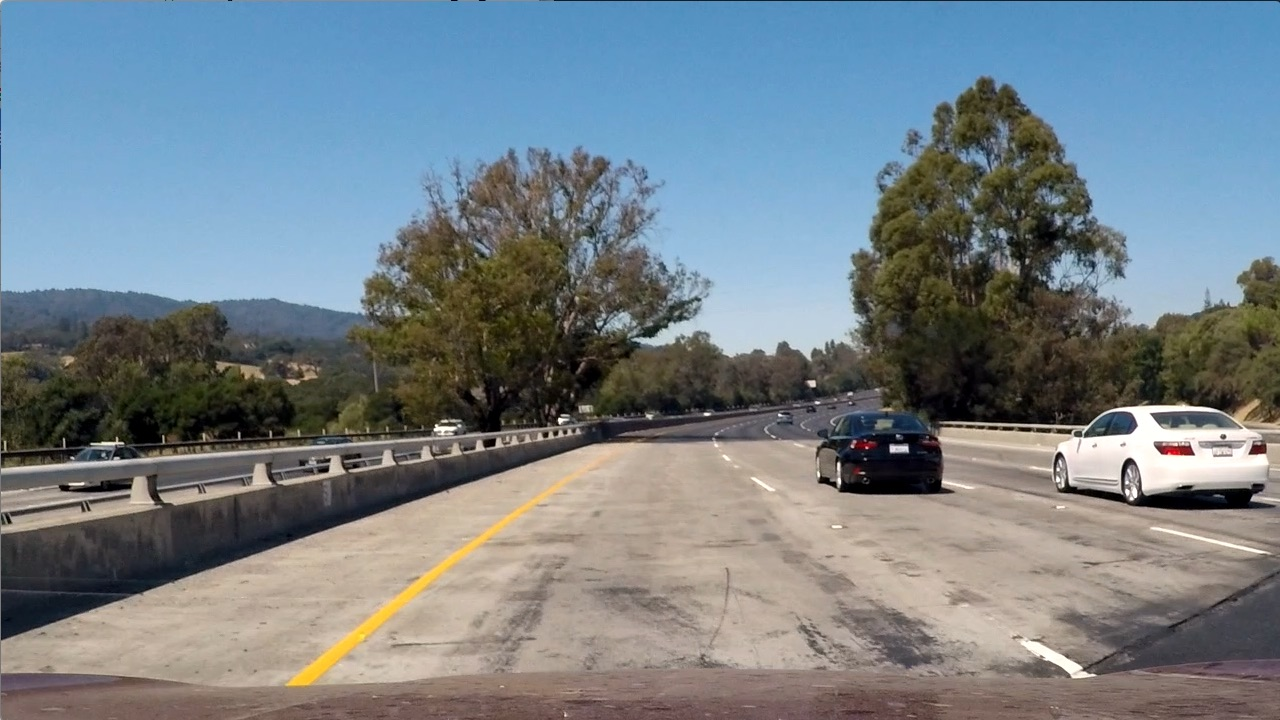
#> input picture test_images/test1.jpg, 1280 x 720 px; its folder holds only this picture in this run
$ python pipeline.py   (older library calls are emulated)
#> lines starting #> are read from the running program, lines starting #| are printed output that depends on the picture
### camera_calibration.py
import argparse
import glob
import os
import pickle

import cv2
import matplotlib.pyplot as plt
import matplotlib
matplotlib.use("Qt5Agg")
import numpy as np

IMAGE_SHAPE_X = 1200
IMAGE_SHAPE_Y = 720
NUM_X_CORNERS = 9
NUM_Y_CORNERS = 6

# [45 lines left out: function calibrate_camera, not called in this run]


def undistort_image(img, params):
    mtx = params['mtx']
    dist = params['dist']
    image = cv2.undistort(img, mtx, dist, None, mtx)
    return image


# [5 lines left out: function save_calibration_data, not called in this run]


def load_calibration_data():
    params = pickle.load(open("./calibration.p", mode="rb"))
    return params


# [19 lines left out: function show_undistort, not called in this run]


# [11 lines that do not run on import are left out]

### perspective_transform.py
import argparse
import glob
import os

import cv2
import matplotlib.pyplot as plt
import numpy as np
import camera_calibration


def create_warp_mapping(img):
    """
    Creates source and destination coordinates for
    perspective transformation operation
    """
    img_shape = img.shape

    mid_vertical = img_shape[0] / 2
    mid_horizontal = img_shape[1] / 2

    mid_vertical_offset = 100
    bottom_vertical_offset = 30
    mid_horizontal_offset = 110
    bottom_horizontal_offset = 90

    middle_left = [(mid_horizontal - mid_horizontal_offset),
                   (mid_vertical + mid_vertical_offset)]
    middle_right = [(mid_horizontal + mid_horizontal_offset),
                    (mid_vertical + mid_vertical_offset)]
    bottom_left = [bottom_horizontal_offset,
                   (img_shape[0] - bottom_vertical_offset)]
    bottom_right = [(img_shape[1] - bottom_horizontal_offset),
                    (img_shape[0] - bottom_vertical_offset)]

    src = np.float32([middle_right, bottom_right, bottom_left, middle_left])
    dst = np.float32([[img_shape[1], 0], [img_shape[1], img_shape[0]], [0, img_shape[0]], [0, 0]])

    return src, dst


def apply_transform(img):
    """
    Calculates perspective transform matrix and warps the image
    """
    img_shape = (img.shape[1], img.shape[0])
    src, dst = create_warp_mapping(img)

    # Given src and dst points, calculate the perspective transform matrix
    M = cv2.getPerspectiveTransform(src, dst)

    # Calculate the inverse perspective transform
    Minv = cv2.getPerspectiveTransform(dst, src)

    # Warp the image using OpenCV warpPerspective()
    warped = cv2.warpPerspective(img, M, img_shape, flags=cv2.INTER_AREA)

    return warped, M, Minv


# [32 lines left out: function show_warp, not called in this run]


# [10 lines that do not run on import are left out]

### thresholding.py
import argparse
import glob
import os

import cv2
import matplotlib.image as mpimg
import matplotlib.pyplot as plt
import numpy as np

import camera_calibration
import perspective_transform


def abs_sobel_thresh(img, orient='x', thresh=(0, 255)):
    """
    Applies Sobel x or y, then takes an absolute
    value and applies a threshold.
    """
    # Convert to grayscale
    img = cv2.cvtColor(img, cv2.COLOR_RGB2GRAY)

    # Apply x or y gradient with the OpenCV Sobel() function and take the absolute value
    if orient == 'x':
        abs_sobel = np.absolute(cv2.Sobel(img, cv2.CV_64F, 1, 0))
    if orient == 'y':
        abs_sobel = np.absolute(cv2.Sobel(img, cv2.CV_64F, 0, 1))

    # Rescale to 8 bit integer
    scaled_sobel = np.uint8(255 * abs_sobel / np.max(abs_sobel))

    # Create a copy and apply the threshold
    binary_output = np.zeros_like(scaled_sobel)
    binary_output[(scaled_sobel >= thresh[0]) & (scaled_sobel <= thresh[1])] = 1

    # Return the binary image
    return binary_output


# [48 lines left out: functions mag_thresh, dir_threshold, not called in this run]


def color_threshold(img, hls_thresh=(0, 255), hsv_thresh=(0, 255)):
    hls = cv2.cvtColor(img, cv2.COLOR_RGB2HLS)
    s_channel = hls[:, :, 2]
    s_binary = np.zeros_like(s_channel)
    s_binary[(s_channel >= hls_thresh[0]) & (s_channel <= hls_thresh[1])] = 1

    hsv = cv2.cvtColor(img, cv2.COLOR_RGB2HSV)
    v_channel = hsv[:, :, 2]
    v_binary = np.zeros_like(v_channel)
    v_binary[(v_channel >= hsv_thresh[0]) & (v_channel <= hsv_thresh[1])] = 1

    output = np.zeros_like(s_channel)
    output[(s_binary == 1) & (v_binary == 1)] = 1
    return output


def gaussian_blur(img, kernel=5):
    blur = cv2.GaussianBlur(img, (kernel, kernel), 0)
    return blur


def process_imaging(img):
    """
    Run the sobel and color threshold functions with bitwise mapping,
    then returns gaussian blur of the result
    """
    sobel_x = abs_sobel_thresh(img, orient='x', thresh=(35, 255))
    sobel_y = abs_sobel_thresh(img, orient='y', thresh=(15, 255))
    sobel_binary = cv2.bitwise_and(sobel_x, sobel_y)

    color_binary = color_threshold(img, hls_thresh=(150, 255), hsv_thresh=(200, 255))

    processed_image = cv2.bitwise_or(sobel_binary, color_binary)

    processed_image = gaussian_blur(processed_image, kernel=9)

    return processed_image


# [25 lines left out: function show_imaging, not called in this run]


# [10 lines that do not run on import are left out]

### lane_localization.py
import argparse
import glob
import os
import pickle

import cv2
import matplotlib.pyplot as plt
import matplotlib.image as mpimg
import matplotlib.pyplot as plt
import numpy as np
import glob

import camera_calibration
import perspective_transform
import thresholding


# [15 lines left out: function get_binary_warped, not called in this run]


def histogram(binary_warped):
    # Take a histogram of the bottom half of
    # the binary warped image
    histogram = np.sum(binary_warped[int(binary_warped.shape[0] * 0.5):,:], axis=0)

    # Create an output image to draw on and visualize the result
    out_img = np.dstack((binary_warped, binary_warped, binary_warped))

    # Find the peak of the left and right halves of the histogram
    # These will be the starting point for the left and right lines
    midpoint = np.int(histogram.shape[0] / 2)
    leftx_base = np.argmax(histogram[:midpoint])
    rightx_base = np.argmax(histogram[midpoint:]) + midpoint

    # HYPERPARAMETERS
    # Choose the number of sliding windows
    nwindows = 9

    # Set height of windows
    window_height = np.int(binary_warped.shape[0] / nwindows)

    # Identify the x and y positions of all nonzero pixels in the image
    nonzero = binary_warped.nonzero()
    nonzeroy = np.array(nonzero[0])
    nonzerox = np.array(nonzero[1])

    # Current positions to be updated for each window
    leftx_current = leftx_base
    rightx_current = rightx_base

    # Set the width of the windows +/- margin
    margin = 100

    # Set minimum number of pixels found to recenter window
    minpix = 50

    # Create empty lists to receive left and right lane pixel indices
    left_lane_inds = []
    right_lane_inds = []

    for window in range(nwindows):
        # Identify window boundaries in x and y (and right and left)
        win_y_low = binary_warped.shape[0] - (window + 1) * window_height
        win_y_high = binary_warped.shape[0] - window * window_height
        win_xleft_low = leftx_current - margin
        win_xleft_high = leftx_current + margin
        win_xright_low = rightx_current - margin
        win_xright_high = rightx_current + margin

        # Draw the windows on the visualization image
        cv2.rectangle(out_img, (win_xleft_low, win_y_low), (win_xleft_high, win_y_high), (0, 255, 0), 2)
        cv2.rectangle(out_img, (win_xright_low, win_y_low), (win_xright_high, win_y_high), (0, 255, 0), 2)

        # Identify the nonzero pixels in x and y within the window
        good_left_inds = ((nonzeroy >= win_y_low) & (nonzeroy < win_y_high) & (nonzerox >= win_xleft_low) & (
            nonzerox < win_xleft_high)).nonzero()[0]
        good_right_inds = ((nonzeroy >= win_y_low) & (nonzeroy < win_y_high) & (nonzerox >= win_xright_low) & (
            nonzerox < win_xright_high)).nonzero()[0]

        # Append these indices to the lists
        left_lane_inds.append(good_left_inds)
        right_lane_inds.append(good_right_inds)

        # If you found > minpix pixels, recenter next window on their mean position
        if len(good_left_inds) > minpix:
            leftx_current = np.int(np.mean(nonzerox[good_left_inds]))
        if len(good_right_inds) > minpix:
            rightx_current = np.int(np.mean(nonzerox[good_right_inds]))

    # Concatenate the arrays of indices
    left_lane_inds = np.concatenate(left_lane_inds)
    right_lane_inds = np.concatenate(right_lane_inds)

    # Extract left and right line pixel positions
    leftx = nonzerox[left_lane_inds]
    lefty = nonzeroy[left_lane_inds]
    rightx = nonzerox[right_lane_inds]
    righty = nonzeroy[right_lane_inds]

     # Fit a second order polynomial to each
    left_fit = np.polyfit(lefty, leftx, 2)
    right_fit = np.polyfit(righty, rightx, 2)

    # Colors in the left and right lane regions
    out_img[lefty, leftx] = [255, 0, 0]
    out_img[righty, rightx] = [0, 0, 255]

    return out_img, left_fit, right_fit


def find_lane_lines(binary_warped, left_fit, right_fit):
    # the +/- margin of our polynomial function
    margin = 25

    # Grab activated pixels
    nonzero = binary_warped.nonzero()
    nonzeroy = np.array(nonzero[0])
    nonzerox = np.array(nonzero[1])

    # Set the area of search based on activated x-values
    left_lane_inds = ((nonzerox > (left_fit[0] * (nonzeroy ** 2) + \
                       left_fit[1] * nonzeroy + left_fit[2] - margin)) &
                      (nonzerox < (left_fit[0] * (nonzeroy ** 2) + \
                       left_fit[1] * nonzeroy + left_fit[2] + margin)))
    right_lane_inds = ((nonzerox > (right_fit[0] * (nonzeroy ** 2) + \
                        right_fit[1] * nonzeroy + right_fit[2] - margin)) &
                       (nonzerox < (right_fit[0] * (nonzeroy ** 2) + \
                        right_fit[1] * nonzeroy + right_fit[2] + margin)))

    # Again, extract left and right line pixel positions
    leftx = nonzerox[left_lane_inds]
    lefty = nonzeroy[left_lane_inds]
    rightx = nonzerox[right_lane_inds]
    righty = nonzeroy[right_lane_inds]

    # Fit a second order polynomial to each
    left_fit = np.polyfit(lefty, leftx, 2)
    right_fit = np.polyfit(righty, rightx, 2)

    # Generate x and y values for plotting and calculate curvature
    ploty = np.linspace(0, binary_warped.shape[0] - 1, binary_warped.shape[0])
    left_fitx = left_fit[0] * ploty ** 2 + left_fit[1] * ploty + left_fit[2]
    right_fitx = right_fit[0] * ploty ** 2 + right_fit[1] * ploty + right_fit[2]

    # Calculate curvature
    left_curverad, right_curverad = calculate_curvature(ploty, left_fitx, right_fitx)

    # Calculate car position
    car_pos = calculate_car_position(binary_warped, ploty, left_fit, right_fit)

    # Create an output image to draw on and visualize the result
    out_img = np.dstack((binary_warped, binary_warped, binary_warped)) * 255

    # Color in left and right line pixels
    out_img[nonzeroy[left_lane_inds], nonzerox[left_lane_inds]] = [255, 0, 0]
    out_img[nonzeroy[right_lane_inds], nonzerox[right_lane_inds]] = [0, 0, 255]

    # Generate a polygon to illustrate the search window area
    # And recast the x and y points into usable format for cv2.fillPoly()
    left_line_window1 = np.array([np.transpose(np.vstack([left_fitx - margin, ploty]))])
    left_line_window2 = np.array([np.transpose(np.vstack([left_fitx + margin, ploty]))])
    left_line_pts = np.hstack((left_line_window1, left_line_window2))

    right_line_window1 = np.array([np.transpose(np.vstack([right_fitx - margin, ploty]))])
    right_line_window2 = np.array([np.flipud(np.transpose(np.vstack([right_fitx + margin, ploty])))])
    right_line_pts = np.hstack((right_line_window1, right_line_window2))

    # Draw the lane lines onto the warped blank image
    cv2.fillPoly(out_img, np.int_([left_line_pts]), (255, 0, 0))
    cv2.fillPoly(out_img, np.int_([right_line_pts]), (0, 0, 255))

    # Recast the x and y points into usable format for cv2.fillPoly()
    pts_left = np.array([np.transpose(np.vstack([left_fitx, ploty]))])
    pts_right = np.array([np.flipud(np.transpose(np.vstack([right_fitx, ploty])))])
    pts = np.hstack((pts_left, pts_right))

    # Draw the lane onto the warped blank image
    cv2.fillPoly(out_img, np.int_([pts]), (0, 255, 0))

    return out_img, left_curverad, right_curverad, car_pos


def calculate_curvature(ploty, left_fitx, right_fitx):
    # Define conversions in x and y from pixels space to meters
    ym_per_pix = 30/720 # meters per pixel in y dimension
    xm_per_pix = 3.7/700 # meters per pixel in x dimension

    # Fit a second order polynomial to pixel positions in each fake lane line
    # Fit new polynomials to x,y in world space
    left_fit_cr = np.polyfit(ploty * ym_per_pix, left_fitx * xm_per_pix, 2)
    right_fit_cr = np.polyfit(ploty * ym_per_pix, right_fitx * xm_per_pix, 2)

    # Define y-value where we want radius of curvature
    # We'll choose the maximum y-value, corresponding to the bottom of the image
    y_eval = np.max(ploty)

    # Calculation of R_curve (radius of curvature)
    left_curverad = ((1 + (2*left_fit_cr[0]*y_eval*ym_per_pix + left_fit_cr[1])**2)**1.5) / np.absolute(2*left_fit_cr[0])
    right_curverad = ((1 + (2*right_fit_cr[0]*y_eval*ym_per_pix + right_fit_cr[1])**2)**1.5) / np.absolute(2*right_fit_cr[0])

    return left_curverad, right_curverad

def calculate_car_position(img, ploty, left_fit, right_fit):
    xm_per_pix = 3.7/700 # meters per pixel in x dimension

    # find x values of leftftix and rightfitx at the bottom of the image (y max) and
    y_eval = np.max(ploty)
    x_left_eval = left_fit[0]*y_eval**2 + left_fit[1]*y_eval + left_fit[2]
    x_right_eval = right_fit[0]*y_eval**2 + right_fit[1]*y_eval + right_fit[2]

    # find the mid point between left and right lane
    car_location = x_left_eval + (x_right_eval - x_left_eval) / 2
    car_offset = img.shape[1] / 2 - car_location
    car_offset_meter = car_offset * xm_per_pix

    return car_offset_meter


# [42 lines left out: functions show_draw_lines, show_histogram, not called in this run]

def put_text(img, left_curverad, right_curverad, car_pos):
    # Write the radius of curvature
    left = "Left Radius of Curvature = {0: >3.0f}m".format(left_curverad)
    right = "Right Radius of Curvature = {0: >3.0f}m".format(right_curverad)
    if car_pos <= 0 :
        direction = 'right of center'
    else:
        direction = 'left of center'
    car_offset_text = 'Car offset: '+ '{:04.3f}'.format(abs(car_pos)) +' m ' + direction

    cv2.putText(img, left, (50, 50), cv2.FONT_HERSHEY_DUPLEX, 1, (255, 255, 255), 2)
    cv2.putText(img, right, (50, 85), cv2.FONT_HERSHEY_DUPLEX, 1, (255, 255, 255), 2)
    cv2.putText(img, car_offset_text, (50, 120), cv2.FONT_HERSHEY_DUPLEX, 1, (255, 255, 255), 2)

    return img


# [13 lines that do not run on import are left out]


### pipeline.py
import argparse
import glob
import cv2
import os

import matplotlib.image as mpimg
import matplotlib.pyplot as plt
from moviepy.editor import VideoFileClip

import camera_calibration
import thresholding
import perspective_transform
import lane_localization


def pipeline(img):
    """
    Complete pipeline for lane finding.
    1) The image passed in is first undistorted.
    2) Then the image is transformed or warped.
    3) Next the image passes through sobel and color filtering.
    4) After that, a histogram finds the left and right lane.
    5) Next, the lanes are painted and the image warping is reversed.
    6) Finally, text is overlayed to display radius of curvature and distance from center.
    """
    # Undistort image
    params = camera_calibration.load_calibration_data()
    img = camera_calibration.undistort_image(img, params)

    # Perspective transform
    image, M, Minv = perspective_transform.apply_transform(img)

    # Sobel/color thresholding and gaussian blur
    processed_image = thresholding.process_imaging(image)

    # Find lanes
    histogram_image, left_fit, right_fit = lane_localization.histogram(processed_image)
    lane_lines, left_curverad, right_curverad, car_pos = lane_localization.find_lane_lines(processed_image, left_fit, right_fit)

    # Undo perspective transform
    inv_warp = cv2.warpPerspective(lane_lines, Minv, (img.shape[1], img.shape[0]), flags = cv2.INTER_LINEAR)
    result = cv2.addWeighted(img, 1, inv_warp, 0.4, 0)

    # Put text
    result = lane_localization.put_text(result, left_curverad, right_curverad, car_pos)

    return result


def process_video(input_file="./project_video.mp4", output_file="./project_video_output.mp4"):
    clip = VideoFileClip(input_file)
    video_clip = clip.fl_image(pipeline)
    video_clip.write_videofile(output_file, audio=False)


def show_pipeline(image_file, visualize=False, save_example=False):
    # Read in an image
    image = mpimg.imread(image_file)

    # Run the function
    pipeline_image = pipeline(image)

    # Plot the result
    f, (ax1, ax2) = plt.subplots(1, 2, figsize=(14, 7))
    ax1.imshow(image)
    ax1.set_title("Original Image", fontsize=24)
    ax2.imshow(pipeline_image, cmap="gray")
    ax2.set_title("Pipeline Result", fontsize=24)

    if visualize:
        plt.show(block=True)
    if save_example:
        save_file_name = "pipeline_{}".format(os.path.basename(image_file.replace(".jpg", ".png")))
        save_location = "./output_images/{}".format(save_file_name)
        f.savefig(save_location, bbox_inches="tight")


if __name__ == '__main__':
    parser = argparse.ArgumentParser(description="Complete image pipeline for Lane Finding")
    parser.add_argument("-show", action="store_true", help="Visualize pipeline image")
    parser.add_argument("-save", action="store_true", help="Save pipeline image")
    results = parser.parse_args()
    visualize = bool(results.show)
    save_examples = bool(results.save)
    process_video()
#> (the call stopped at in process_video, `clip = VideoFileClip(input_file)`: moviepy is not available in this run)
    images = glob.glob("./test_images/test*.jpg")
    for file_name in images:
        show_pipeline(file_name, visualize, save_examples)
#> in show_pipeline, image is the input picture: shape (720, 1280, 3); mean R, G, B 117.5, 128.7, 135.5
#> (reads calibration.p from the repository)
#> in undistort_image, `image = cv2.undistort(img, mtx, dist, None, mtx)`:
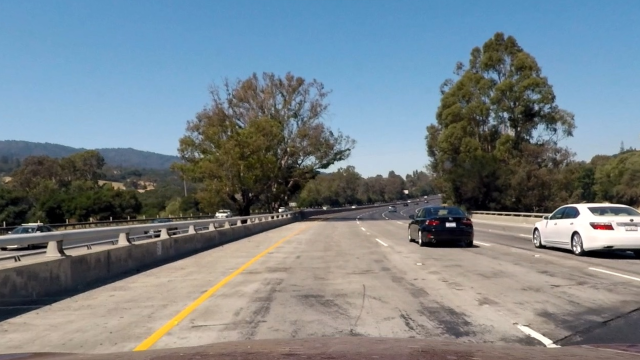
#> image: shape (720, 1280, 3) (shown at 1/2 size); mean R, G, B 119.3, 130, 136.2
#> in apply_transform, `src, dst = create_warp_mapping(img)`: src = [[750, 460], [1190, 690], [90, 690], [530, 460]]; dst = [[1280, 0], [1280, 720], [0, 720], [0, 0]]
#> in apply_transform, `M = cv2.getPerspectiveTransform(src, dst)`: M = [[-0.831, -1.59, 1171.9], [-5.73e-16, -2.24, 1028.6], [-8.67e-19, -0.00248, 1]]
#> in apply_transform, `Minv = cv2.getPerspectiveTransform(dst, src)`: Minv = [[0.172, -0.711, 530], [0, -0.447, 460], [0, -0.00111, 1]]
#> in apply_transform, `warped = cv2.warpPerspective(img, M, img_shape, flags=cv2.INTER_AREA)`:
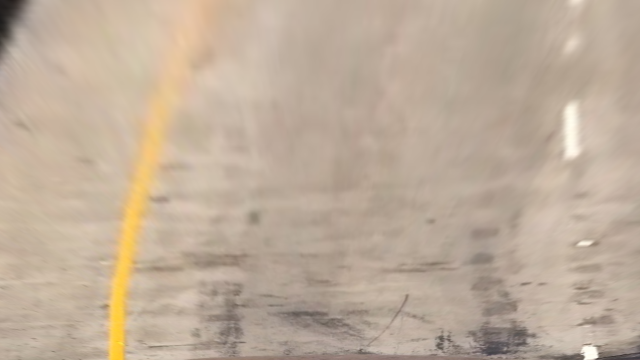
#> warped: shape (720, 1280, 3) (shown at 1/2 size); mean R, G, B 190.6, 172.7, 154.2
#> in abs_sobel_thresh, `img = cv2.cvtColor(img, cv2.COLOR_RGB2GRAY)`:
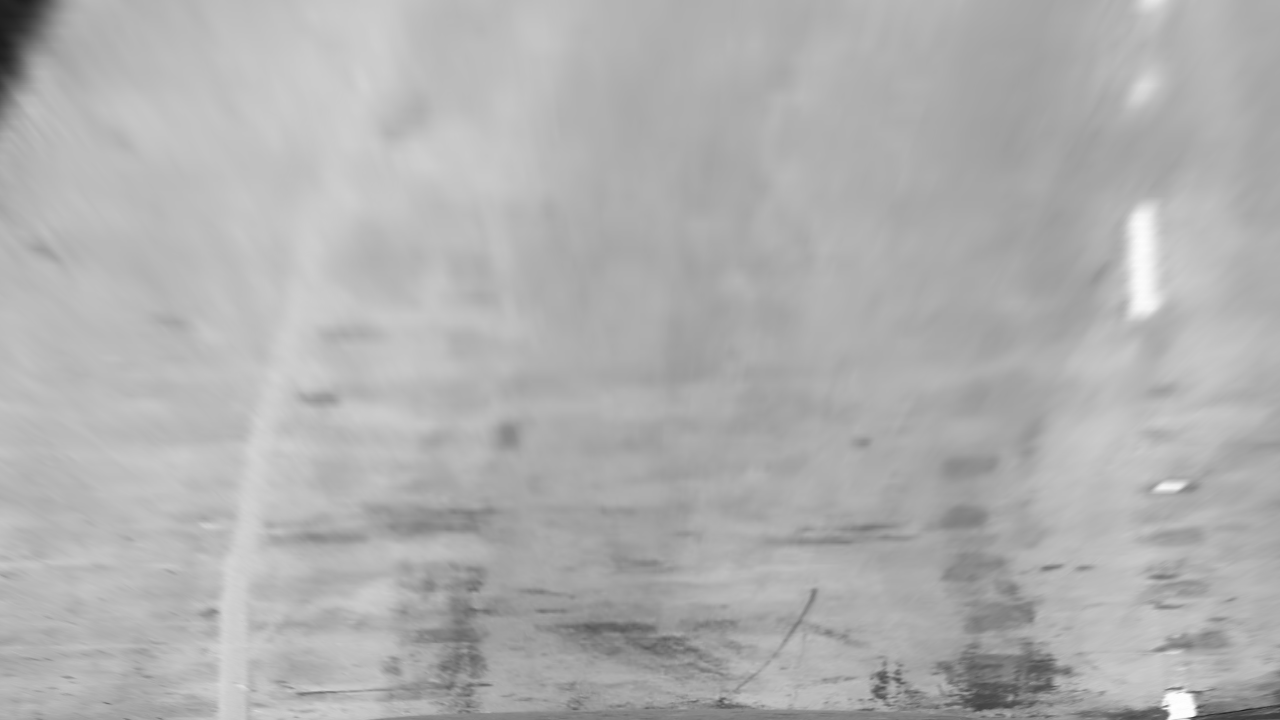
#> img: shape (720, 1280); min 28, max 254, mean 175.9
#> (the rest of the program and of its run is left out)
